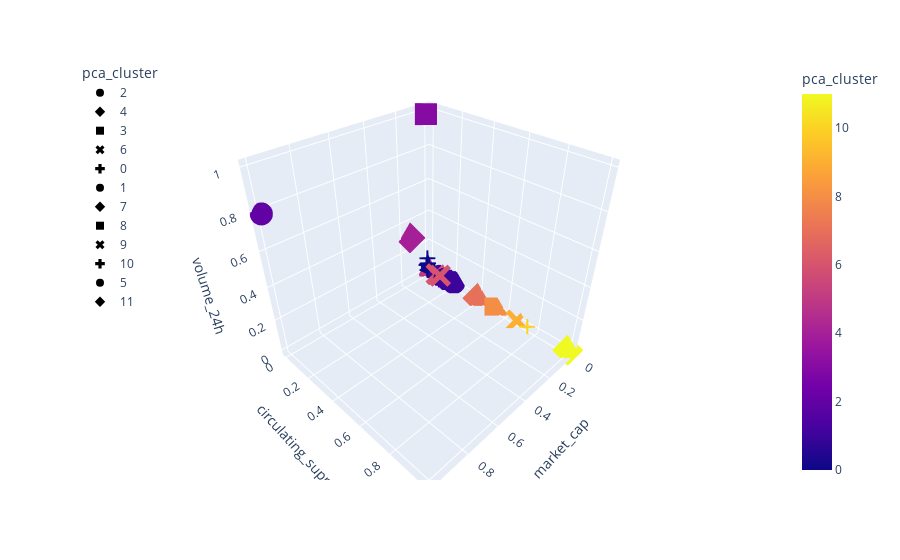

The cell this chart's notebook holds for it:
### Code cell
fig = px.scatter_3d(
    test_mean,
    x="market_cap",
    y="circulating_suppy",
    z="volume_24h",
    hover_name=test_mean.index,
    hover_data=["price"],
    color="pca_cluster",
    symbol="pca_cluster",
#     size="TotalCoinSupply",
    width=800,
)
fig.update_layout(legend=dict(x=0, y=1))
fig.show()

### Figure 1 — Plotly figure (JSON) as saved in the notebook; plotly's stock layout.template omitted (floating-point values rounded to 4 significant figures; data arrays with more than 128 entries replaced by an {"elided": "..."} marker saying what was removed)
{"data": [{"customdata": [[1.0]], "hovertemplate": "<b>%{hovertext}</b><br><br>pca_cluster=%{marker.color}<br>market_cap=%{x}<br>circulating_suppy=%{y}<br>volume_24h=%{z}<br>price=%{customdata[0]}<extra></extra>", "hovertext": ["BTC"], "legendgroup": "2", "marker": {"color": [2], "coloraxis": "coloraxis", "symbol": "circle"}, "mode": "markers", "name": "2", "scene": "scene", "showlegend": true, "type": "scatter3d", "x": [1], "y": [5.878e-05], "z": [0.7902]}, {"customdata": [[0.02595]], "hovertemplate": "<b>%{hovertext}</b><br><br>pca_cluster=%{marker.color}<br>market_cap=%{x}<br>circulating_suppy=%{y}<br>volume_24h=%{z}<br>price=%{customdata[0]}<extra></extra>", "hovertext": ["ETH"], "legendgroup": "4", "marker": {"color": [4], "coloraxis": "coloraxis", "symbol": "diamond"}, "mode": "markers", "name": "4", "scene": "scene", "showlegend": true, "type": "scatter3d", "x": [0.1572], "y": [0.0003568], "z": [0.3065]}, {"customdata": [[0.0001083]], "hovertemplate": "<b>%{hovertext}</b><br><br>pca_cluster=%{marker.color}<br>market_cap=%{x}<br>circulating_suppy=%{y}<br>volume_24h=%{z}<br>price=%{customdata[0]}<extra></extra>", "hovertext": ["USDT"], "legendgroup": "3", "marker": {"color": [3], "coloraxis": "coloraxis", "symbol": "square"}, "mode": "markers", "name": "3", "scene": "scene", "showlegend": true, "type": "scatter3d", "x": [0.05389], "y": [0.02934], "z": [1]}, {"customdata": [[2.152e-05], [1.417e-05]], "hovertemplate": "<b>%{hovertext}</b><br><br>pca_cluster=%{marker.color}<br>market_cap=%{x}<br>circulating_suppy=%{y}<br>volume_24h=%{z}<br>price=%{customdata[0]}<extra></extra>", "hovertext": ["XRP", "ADA"], "legendgroup": "6", "marker": {"color": [6, 6], "coloraxis": "coloraxis", "symbol": "x"}, "mode": "markers", "name": "6", "scene": "scene", "showlegend": true, "type": "scatter3d", "x": [0.05159, 0.01984], "y": [0.1413, 0.08278], "z": [0.05553, 0.02053]}, {"customdata": {"elided": "183x1 float values"}, "hovertemplate": "<b>%{hovertext}</b><br><br>pca_cluster=%{marker.color}<br>market_cap=%{x}<br>circulating_suppy=%{y}<br>volume_24h=%{z}<br>price=%{customdata[0]}<extra></extra>", "hovertext": {"elided": "183 str values"}, "legendgroup": "0", "marker": {"color": {"elided": "183 int values"}, "coloraxis": "coloraxis", "symbol": "cross"}, "mode": "markers", "name": "0", "scene": "scene", "showlegend": true, "type": "scatter3d", "x": {"elided": "183 float values"}, "y": {"elided": "183 float values"}, "z": {"elided": "183 float values"}}, {"customdata": [[1.905e-06], [2.108e-06], [3.677e-07], [2.132e-07], [3.498e-07], [1.217e-07]], "hovertemplate": "<b>%{hovertext}</b><br><br>pca_cluster=%{marker.color}<br>market_cap=%{x}<br>circulating_suppy=%{y}<br>volume_24h=%{z}<br>price=%{customdata[0]}<extra></extra>", "hovertext": ["TRX", "VET", "SC", "DX", "FXC", "RDD"], "legendgroup": "1", "marker": {"color": [1, 1, 1, 1, 1, 1], "coloraxis": "coloraxis", "symbol": "circle"}, "mode": "markers", "name": "1", "scene": "scene", "showlegend": true, "type": "scatter3d", "x": [0.006819, 0.006265, 0.0007494, 0.0004974, 0.0004466, 9.994e-05], "y": [0.2129, 0.1771, 0.1335, 0.1596, 0.09038, 0.09198], "z": [0.01946, 0.0109, 0.0002391, 1.322e-05, 1.506e-05, 0]}, {"customdata": [[3.369e-07]], "hovertemplate": "<b>%{hovertext}</b><br><br>pca_cluster=%{marker.color}<br>market_cap=%{x}<br>circulating_suppy=%{y}<br>volume_24h=%{z}<br>price=%{customdata[0]}<extra></extra>", "hovertext": ["DOGE"], "legendgroup": "7", "marker": {"color": [7], "coloraxis": "coloraxis", "symbol": "diamond"}, "mode": "markers", "name": "7", "scene": "scene", "showlegend": true, "type": "scatter3d", "x": [0.002245], "y": [0.4005], "z": [0.004301]}, {"customdata": [[6.987e-08]], "hovertemplate": "<b>%{hovertext}</b><br><br>pca_cluster=%{marker.color}<br>market_cap=%{x}<br>circulating_suppy=%{y}<br>volume_24h=%{z}<br>price=%{customdata[0]}<extra></extra>", "hovertext": ["HOT"], "legendgroup": "8", "marker": {"color": [8], "coloraxis": "coloraxis", "symbol": "square"}, "mode": "markers", "name": "8", "scene": "scene", "showlegend": true, "type": "scatter3d", "x": [0.0005974], "y": [0.5285], "z": [0.0003659]}, {"customdata": [[3.526e-08]], "hovertemplate": "<b>%{hovertext}</b><br><br>pca_cluster=%{marker.color}<br>market_cap=%{x}<br>circulating_suppy=%{y}<br>volume_24h=%{z}<br>price=%{customdata[0]}<extra></extra>", "hovertext": ["BTT"], "legendgroup": "9", "marker": {"color": [9], "coloraxis": "coloraxis", "symbol": "x"}, "mode": "markers", "name": "9", "scene": "scene", "showlegend": true, "type": "scatter3d", "x": [0.0003964], "y": [0.6772], "z": [0.001083]}, {"customdata": [[1.541e-08]], "hovertemplate": "<b>%{hovertext}</b><br><br>pca_cluster=%{marker.color}<br>market_cap=%{x}<br>circulating_suppy=%{y}<br>volume_24h=%{z}<br>price=%{customdata[0]}<extra></extra>", "hovertext": ["NPXS"], "legendgroup": "10", "marker": {"color": [10], "coloraxis": "coloraxis", "symbol": "cross"}, "mode": "markers", "name": "10", "scene": "scene", "showlegend": true, "type": "scatter3d", "x": [0.0001962], "y": [0.748], "z": [0.0001759]}, {"customdata": [[0.1958]], "hovertemplate": "<b>%{hovertext}</b><br><br>pca_cluster=%{marker.color}<br>market_cap=%{x}<br>circulating_suppy=%{y}<br>volume_24h=%{z}<br>price=%{customdata[0]}<extra></extra>", "hovertext": ["PAXG"], "legendgroup": "5", "marker": {"color": [5], "coloraxis": "coloraxis", "symbol": "circle"}, "mode": "markers", "name": "5", "scene": "scene", "showlegend": true, "type": "scatter3d", "x": [0.0001504], "y": [0], "z": [4.401e-05]}, {"customdata": [[0]], "hovertemplate": "<b>%{hovertext}</b><br><br>pca_cluster=%{marker.color}<br>market_cap=%{x}<br>circulating_suppy=%{y}<br>volume_24h=%{z}<br>price=%{customdata[0]}<extra></extra>", "hovertext": ["WIN"], "legendgroup": "11", "marker": {"color": [11], "coloraxis": "coloraxis", "symbol": "diamond"}, "mode": "markers", "name": "11", "scene": "scene", "showlegend": true, "type": "scatter3d", "x": [3.522e-05], "y": [1], "z": [6.721e-05]}], "layout": {"autosize": true, "coloraxis": {"colorbar": {"title": {"text": "pca_cluster"}}, "colorscale": [[0, "#0d0887"], [0.1111, "#46039f"], [0.2222, "#7201a8"], [0.3333, "#9c179e"], [0.4444, "#bd3786"], [0.5556, "#d8576b"], [0.6667, "#ed7953"], [0.7778, "#fb9f3a"], [0.8889, "#fdca26"], [1, "#f0f921"]]}, "legend": {"title": {"text": "pca_cluster"}, "tracegroupgap": 0, "x": 0, "y": 1}, "margin": {"t": 60}, "scene": {"aspectmode": "auto", "aspectratio": {"x": 1, "y": 1, "z": 1}, "domain": {"x": [0, 1], "y": [0, 1]}, "xaxis": {"title": {"text": "market_cap"}, "type": "linear"}, "yaxis": {"title": {"text": "circulating_suppy"}, "type": "linear"}, "zaxis": {"title": {"text": "volume_24h"}, "type": "linear"}}}}
